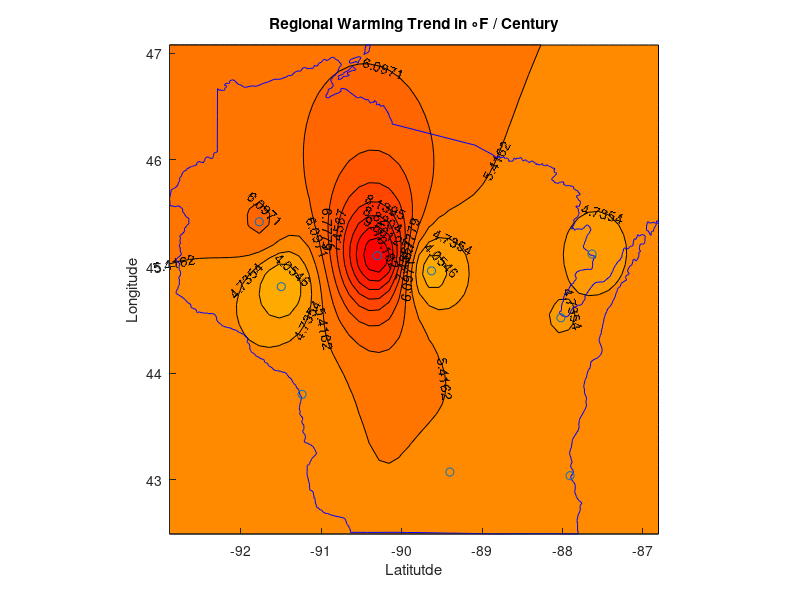

This chart was generated by the following MATLAB code:
Alocations = csvread('Alocations.csv'); % known temperature points
wi_coords = csvread('wi_longlat.csv');  % map of wisconsin

% use the boundaries of the wisconsin map to derive the grid coords
% for the creation of the contours
xbounds = [min(wi_coords(:,1)), max(wi_coords(:,1))];
ybounds = [min(wi_coords(:,2)), max(wi_coords(:,2))];
xaxis = linspace(xbounds(1), xbounds(2), 50)';
yaxis = linspace(ybounds(1), ybounds(2), 50)';

m = size(xaxis,1);
n = size(yaxis,1);
z = zeros(n,m);
l = size(Alocations,1);

for i=1:m
    for j = 1:n
        denominator = 0;
        for k = 1:l
            alpha = 1/((xaxis(i)-Alocations(k,1))^2 + (yaxis(j)-Alocations(k,2))^2);
            z(j,i)=z(j,i)+ alpha * Alocations(k,3);
            denominator = denominator + alpha;
        end
        z(j,i)=z(j,i)/denominator;
    end
end                

figure1 = figure;
axes1 = axes('Parent',figure1);
hold(axes1,'on');

[C,h] = contourf(xaxis, yaxis, z);
clabel(C,h);
xlabel('Latitutde');
ylabel('Longitude');
colormap(flipud(colormap('autumn')));
% colorbar('peer',axes1);
title('Regional Warming Trend in \circF / Century');
plot(wi_coords(:,1), wi_coords(:,2), 'b');
scatter(Alocations(:,1), Alocations(:,2), 'go');
pbaspect([1 1 1]);
